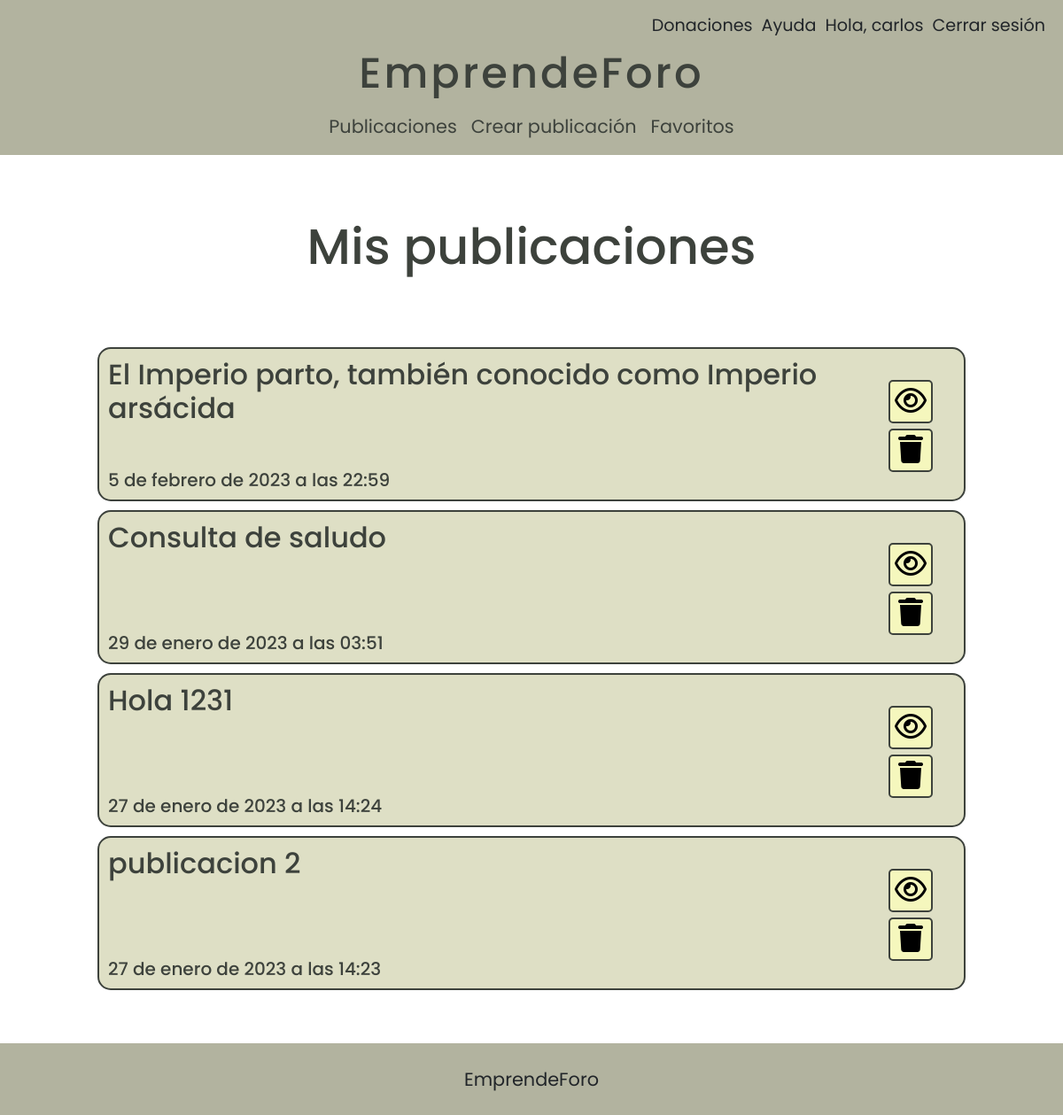
The page /mis_publicaciones/ (signed in) on the database its author committed.
### AppBlog/models.py (models this page shows, shortened)
class Publicacion(models.Model):
    nombre=models.CharField(max_length=60, null=False, blank=False)
    texto=models.TextField(max_length=1000)
    usuario=models.ForeignKey(User, on_delete=models.CASCADE)
    fecha_creacion=models.DateTimeField(auto_now_add=True)

### AppBlog/views.py (the view)
# urls.py: path('mis_publicaciones/', Mis_publicaciones.as_view(), name='mis_publicaciones'),
class Mis_publicaciones(LoginRequiredMixin, ListView):
    model = Publicacion
    template_name = 'mis_publicaciones.html'
    def get_queryset(self):
        queryset = super().get_queryset()
        return queryset.filter(usuario=self.request.user).order_by('-pk')

### templates/mis_publicaciones.html (shortened to what this page needs)
{%extends 'base.html'%}
{%load static%}
{%block main%}
<h1>Mis publicaciones</h1>
<section>
    <div class="expansor">
        <div class="grid_container">
            <div class="publicacion_container">
                {% if object_list%}
                    {%for publicacion in object_list%}
                    <div class="publicacion grid_mi_pub">
                        <h4 class="mi_pub_titulo">{{publicacion.nombre}}</h4>
                        <div class="mi_div_fecha">
                            <h5 class="mi_pub_fecha">{{publicacion.fecha_creacion}}</h5>
                        </div>
                        <div class="div_boton btn1">
                            <form action="{%url 'crear_comentario' publicacion.pk%}">
                                <button class="boton"><i class="fa-regular fa-eye fa-2x"></i></button>
                            </form>
                        </div>
                        <div class="div_boton btn2">
                            <button class="boton btn_delete_pub" type="submit" value='{ "nombre": "{{publicacion.nombre}}", "id": "{{publicacion.pk}}", "url": "{% url "borrar_pub" publicacion.pk %}" }'><i class="fa-solid fa-trash fa-2x"></i></button>
                        </div>
                    </div>
                    {%endfor%}
                {% endif %}
            </div>
        </div>
    </div>
</section>
{%endblock%}

### templates/base.html (shortened to what this page needs)
<!DOCTYPE html>
<html lang="en">
<head>
    {%load static%}
    <link href="https://cdn.jsdelivr.net/npm/bootstrap@5.3.0-alpha1/dist/css/bootstrap.min.css" rel="stylesheet"
>
    <link rel="stylesheet" href="{% static 'css\style.css' %}">
</head>
<body>
    <header>
        <div class="navbar-users-help">
            <ul>
                <li>
                    <a class="nav-link nav_boton" href="{%url 'donaciones'%}">Donaciones</a>
                </li>
                <li>
                    <a class="nav-link nav_boton" href="{%url 'ayuda'%}">Ayuda</a>
                </li>
                {%if request.user.is_authenticated %}
                <li>
                    <p class="nav-link nav_boton">Hola, {{user.username}}</p>
                </li>
                <li>
                    <a class="nav-link nav_boton" href="{%url 'logout'%}" id="logoutBtn">Cerrar sesión</a>
                </li>
                {%endif%}
            </ul>
        </div>
        <div class="navbar-titulo-container">
            <h2 class="emprendeforo_chico">
                <a href="{%url 'inicio'%}">EmprendeForo</a>
            </h2>
        </div>
        <nav class="navbar navbar-expand-lg bg-body-tertiary">
            <div class="container-fluid d-flex justify-content-between align-items-center">
                <div class="collapse navbar-collapse" id="navbarNavDropdown">
                    <ul class="navbar-nav me-auto ms-auto">
                        <li class="nav-item justify-content-center">
                            <a class="nav-link nav_boton" href="{%url 'publicaciones'%}">Publicaciones</a>
                        </li>
                        <li class="nav-item justify-content-center">
                            <a class="nav-link nav_boton" href="{%url 'crear_publicacion'%}">Crear publicación</a>
                        </li>
                        <li class="nav-item justify-content-center">
                            <a class="nav-link nav_boton" href="{%url 'favoritos'%}">Favoritos</a>
                        </li>
                    </ul>
                </div>
            </div>
        </nav>
    </header>
    <main>
        {%block main%}
        {%endblock%}
    </main>
    <footer>
        <p>EmprendeForo</p>
    </footer>
</body>
</html>

### static/css/style.css (style rules this page uses)
* { margin: 0; padding: 0; font-family: 'Poppins', sans-serif; }
li { list-style-type: none; }
a { text-decoration: none; color: #3d423c; }
body { background-color: white; }
h1 { text-align: center; color: #3d423c; margin: 70px 10px; font-size: 3.5rem; }
header { background-color: #b2b39f; }
.navbar { background-color: #b2b39f !important; }
.navbar .nav-item { display: flex; align-items: center; font-size: 1.2rem; }
.navbar .navbar-brand, .navbar .nav-link { color: #3d423c; font-size: 1.3rem; }
@media screen and (min-width: 992px) { .nav_boton { position: relative; } }
@media screen and (min-width: 992px) { .nav_boton:after { content: ""; position: absolute; background-color: #3d423c; height: 3px; width: 0; left: 0; bottom: 0px; transition: 0.2s; } }
@media screen and (min-width: 992px) { .navbar .navbar-brand, .navbar .nav-link { color: #3d423c; } }
.navbar-titulo-container { display: block; background-color: #b2b39f; padding: 10px 0 0 0; }
.navbar-titulo-container .emprendeforo_chico { letter-spacing: 3px; font-size: 3rem; margin: 0; text-align: center; }
.navbar-users-help { padding-right: 15px; padding-top: 15px; }
.navbar-users-help ul { display: flex; justify-content: flex-end; align-items: center; margin: 0; }
.navbar-users-help ul li { margin: 0 5px; font-size: 1.2rem; }
.navbar-users-help ul li p { margin: 0; }
footer { display: flex; justify-content: center; align-items: center; background-color: #b2b39f; margin-top: 50px; padding: 25px 0; }
footer p { display: inline; margin: 0; font-size: 1.3rem; }
.grid_container, .grid_form_user { display: grid; grid-template-columns: auto minmax(300px, 1000px) auto; grid-template-rows: auto; grid-template-areas: '. pub .'; }
.grid_mi_pub { display: grid; grid-template-rows: 25px minmax(40px, 50px) minmax(40px, 50px) 25px; grid-template-columns: calc(50% - 40px) calc(50% - 40px) 80px; grid-template-areas: 'titulo titulo . ' 'titulo titulo btn1' 'titulo titulo btn2' 'fecha fecha . '; }
.boton { padding: 5px; background-color: #f5f7bd; border: 2px solid #3d423c; border-radius: 5px; margin: 5px; }
.publicacion_container { grid-area: pub; }
.publicacion_container .publicacion { border: 2px solid #3d423c; margin: 10px; padding: 10px; background-color: #dedfc5; min-height: 120px; border-radius: 15px; cursor: pointer; }
.publicacion_container .publicacion h5 { color: #3d423c; }
.titulo_pub, .mi_pub_titulo { grid-area: titulo; font-size: 2rem; color: #3d423c; overflow: clip; text-overflow: ellipsis; margin-bottom: 0; }
.div_fecha, .mi_div_fecha { grid-area: fecha; margin: auto; }
.div_fecha h5, .mi_div_fecha h5 { text-align: center; margin: 0; }
.mi_div_fecha { margin: auto auto 0 0; }
.btn1 { grid-area: btn1; margin-bottom: auto; width: 50px; height: 50px; }
.btn1 button { margin-top: auto; width: 100%; }
.btn2 { grid-area: btn2; width: 50px; height: 50px; }
.btn2 button { margin-bottom: auto; width: 100%; }

### rows shown on the page
Publicacion: nombre "El Imperio parto, también conocido como Imperio arsácida", fecha_creacion "5 de febrero de 2023 a las 22:59"
Publicacion: nombre "Consulta de saludo", fecha_creacion "29 de enero de 2023 a las 03:51"
Publicacion: nombre "Hola 1231", fecha_creacion "27 de enero de 2023 a las 14:24"
Publicacion: nombre "publicacion 2", fecha_creacion "27 de enero de 2023 a las 14:23"

### other values the page prints
{{ user.username }} "carlos"
